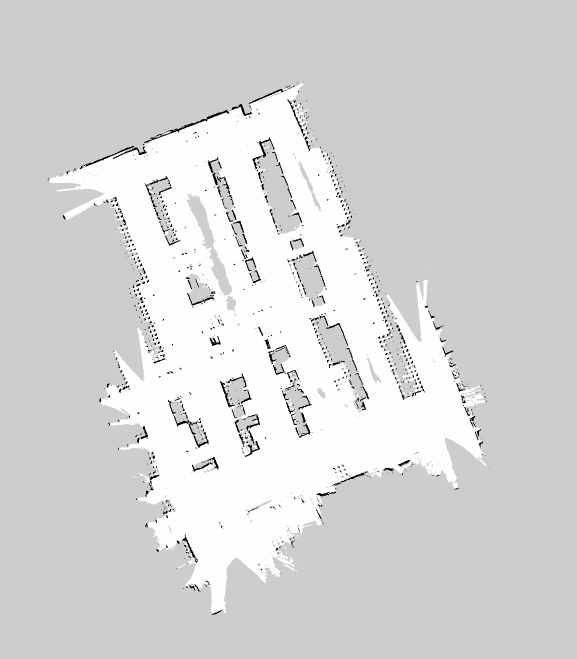
#> input picture map/my_map.pgm, 1153 x 1317 px, found by its file name (shown at 1/2 size)
$ python pgm_to_gazebo_stl.py
#> lines starting #> are read from the running program, lines starting #| are printed output that depends on the picture; after the words box and inside, x2 and y2 are one past the last pixel; in counts of white or black regions, pixels touching at a corner belong together
#!/usr/bin/env python3
"""
PGM 맵 → Gazebo용 경량 STL 변환

벽 픽셀을 그룹화하여 박스 메시로 변환합니다.
- 수평으로 연속된 벽 픽셀을 하나의 박스로 병합 (폴리곤 수 대폭 감소)
- 가제보 크래시 방지를 위해 메시를 단순하게 유지
"""

import sys
import numpy as np
from PIL import Image
from stl import mesh as stl_mesh


def pgm_to_wall_boxes(pgm_path, yaml_resolution, yaml_origin, wall_height=1.0, occupied_thresh=50):
    """PGM에서 벽 픽셀을 수평 박스로 병합하여 추출"""
#> called with yaml_resolution = 0.05, wall_height = 1, occupied_thresh = 50
    img = Image.open(pgm_path)
#> img is the input picture: PIL image 1153x1317 L; min 0, max 254, mean 214.9
    arr = np.array(img)

    # 벽 마스크 (어두운 픽셀 = 장애물)
    wall_mask = arr < occupied_thresh
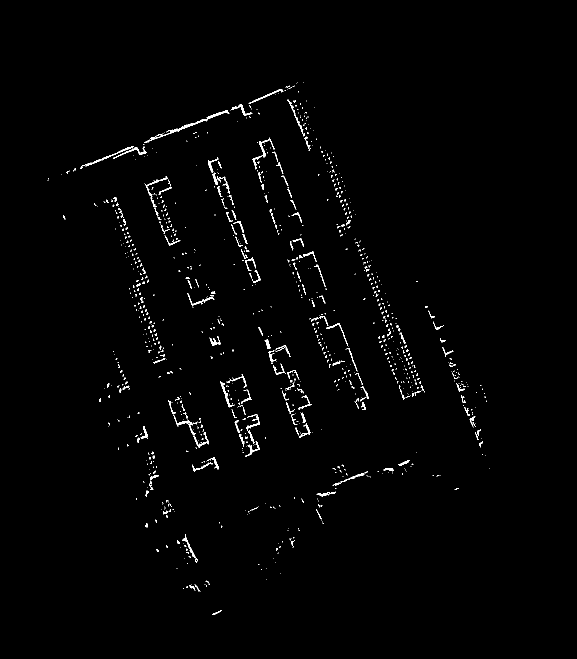
#> wall_mask: shape (1317, 1153) bool (shown at 1/2 size); 1.1% white in thin lines or dots, all inside (x1, y1, x2, y2) = (95, 164, 980, 1230)

    ox, oy = yaml_origin[0], yaml_origin[1]
    boxes = []

    # 행별로 연속된 벽 픽셀을 하나의 박스로 병합
    rows, cols = wall_mask.shape
#> rows = 1317; cols = 1153
    for r in range(rows):
        c = 0
        while c < cols:
            if wall_mask[r, c]:
                start_c = c
                while c < cols and wall_mask[r, c]:
                    c += 1
                end_c = c
                # 픽셀 → 월드 좌표 (PGM은 위에서 아래, y는 뒤집어야 함)
                x_min = ox + start_c * yaml_resolution
                x_max = ox + end_c * yaml_resolution
                y_min = oy + (rows - r - 1) * yaml_resolution
                y_max = oy + (rows - r) * yaml_resolution
                boxes.append((x_min, y_min, x_max, y_max))
            else:
                c += 1

    # 세로로도 병합: 같은 x 범위를 가진 연속 행의 박스를 합침
    boxes.sort(key=lambda b: (b[0], b[2], b[1]))
    merged = []
    i = 0
    while i < len(boxes):
        x_min, y_min, x_max, y_max = boxes[i]
        j = i + 1
        while j < len(boxes):
            bx_min, by_min, bx_max, by_max = boxes[j]
            if bx_min == x_min and bx_max == x_max and abs(by_min - y_max) < yaml_resolution * 1.01:
                y_max = by_max
                j += 1
            else:
                break
        merged.append((x_min, y_min, x_max, y_max))
        i = j

    print(f"  Raw boxes: {len(boxes)}, Merged: {len(merged)}")
#|   Raw boxes: 6209, Merged: 4746
    return merged, wall_height


def boxes_to_stl(boxes, wall_height, output_path):
    """박스 리스트 → STL 메시"""
    # 각 박스는 12개 삼각형 (6면 × 2)
    total_faces = len(boxes) * 12
    combined = np.zeros(total_faces, dtype=stl_mesh.Mesh.dtype)

    for i, (x0, y0, x1, y1) in enumerate(boxes):
        z0, z1 = 0.0, wall_height
        # 8개 꼭짓점
        v = np.array([
            [x0, y0, z0], [x1, y0, z0], [x1, y1, z0], [x0, y1, z0],  # bottom
            [x0, y0, z1], [x1, y0, z1], [x1, y1, z1], [x0, y1, z1],  # top
        ])
        # 12개 삼각형 (6면)
        faces = [
            [0,1,2], [0,2,3],  # bottom
            [4,6,5], [4,7,6],  # top
            [0,4,5], [0,5,1],  # front
            [2,6,7], [2,7,3],  # back
            [0,3,7], [0,7,4],  # left
            [1,5,6], [1,6,2],  # right
        ]
        for j, f in enumerate(faces):
            idx = i * 12 + j
            combined['vectors'][idx] = v[f]

    m = stl_mesh.Mesh(combined)
    m.save(output_path)
    size_mb = os.path.getsize(output_path) / 1024 / 1024
    print(f"  STL saved: {output_path} ({size_mb:.1f} MB, {total_faces} faces)")
    return size_mb


import os

def main():
    pgm_path = sys.argv[1] if len(sys.argv) > 1 else '/home/seongmin/ros2_ws/src/sendbooster_agv_bringup/map/my_map.pgm'
    output_path = sys.argv[2] if len(sys.argv) > 2 else '/home/seongmin/ros2_ws/src/sendbooster_agv_bringup/models/map_walls/meshes/map_walls.stl'

    # 파라미터 (--resolution 으로 오버라이드 가능)
    resolution = float(sys.argv[3]) if len(sys.argv) > 3 else 0.05
    origin = [-19.7, -48.6, 0]
    wall_height = 1.0

    print(f"Converting {pgm_path} → {output_path}")
    print(f"  Resolution: {resolution}m, Origin: {origin[:2]}, Wall height: {wall_height}m")

    boxes, height = pgm_to_wall_boxes(pgm_path, resolution, origin, wall_height)
#> height = 1
    boxes_to_stl(boxes, height, output_path)
    print("Done!")


if __name__ == '__main__':
#> (the run stopped early here; a loop or call above may not have finished)

$ run again, with map/keepout.pgm copied over map/my_map.pgm
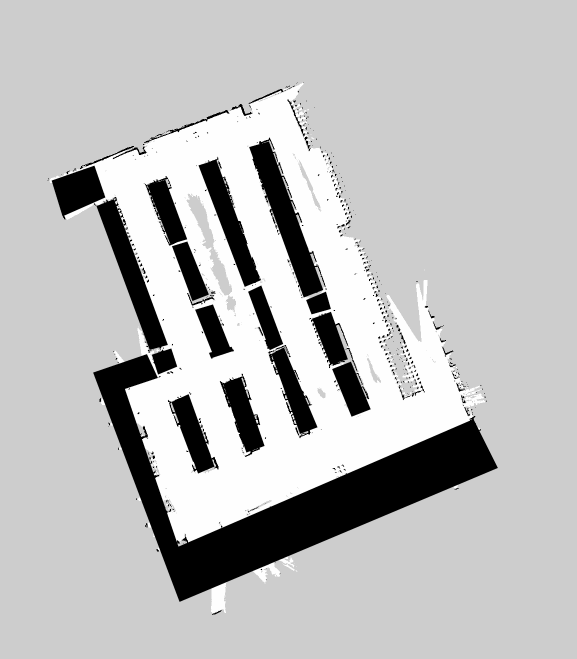
#> input picture map/keepout.pgm, 1153 x 1317 px, found by its file name (shown at 1/2 size)
#> in pgm_to_wall_boxes, img is the input picture: PIL image 1153x1317 L; min 0, max 254, mean 189.4
#> in pgm_to_wall_boxes, `wall_mask = arr < occupied_thresh`:
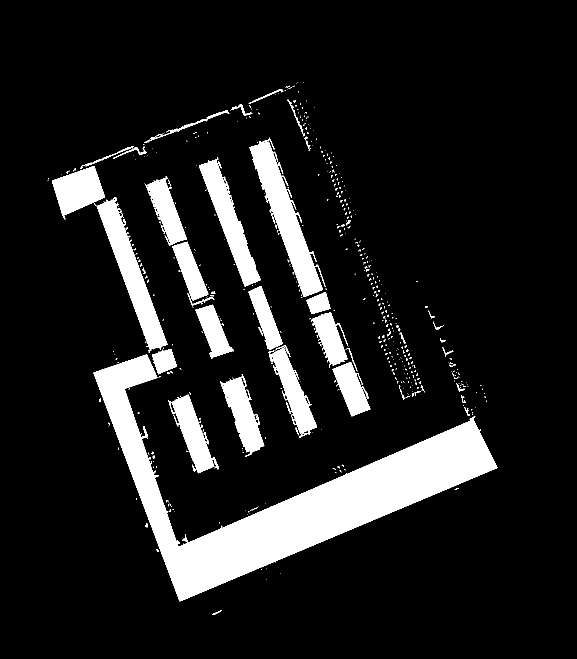
#> wall_mask: shape (1317, 1153) bool (shown at 1/2 size); 12.2% white; 554 white regions (501 under 20 px), largest, box (x1, y1, x2, y2) and area: (187, 709, 995, 1203) 92178, (499, 275, 651, 594) 13734, (193, 394, 335, 699) 11559
#|   Raw boxes: 6427, Merged: 4906

$ run again, with map/map.pgm copied over map/my_map.pgm
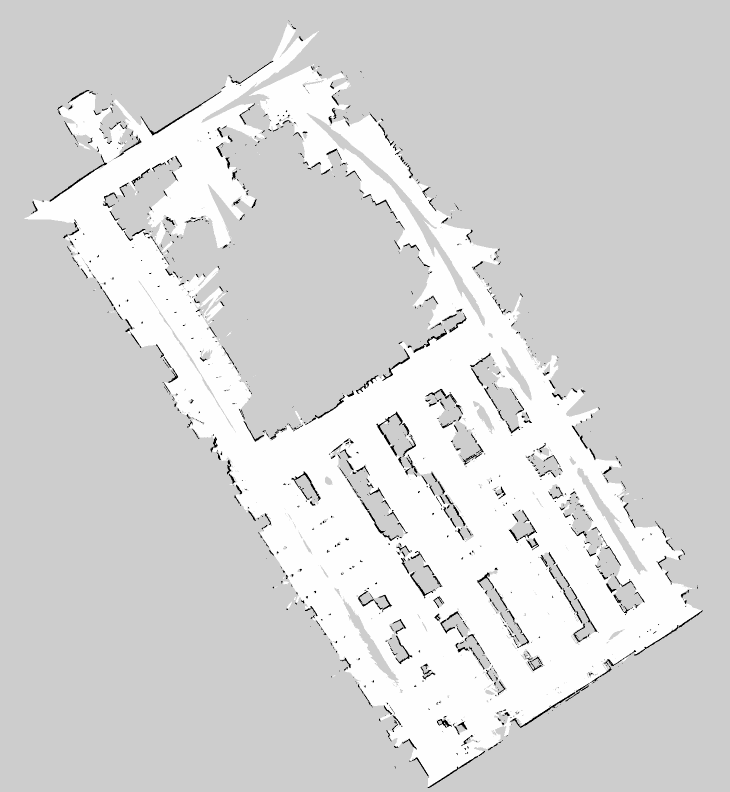
#> input picture map/map.pgm, 1460 x 1584 px, found by its file name (shown at 1/2 size)
#> in pgm_to_wall_boxes, img is the input picture: PIL image 1460x1584 L; min 0, max 254, mean 214.9
#> in pgm_to_wall_boxes, `wall_mask = arr < occupied_thresh`:
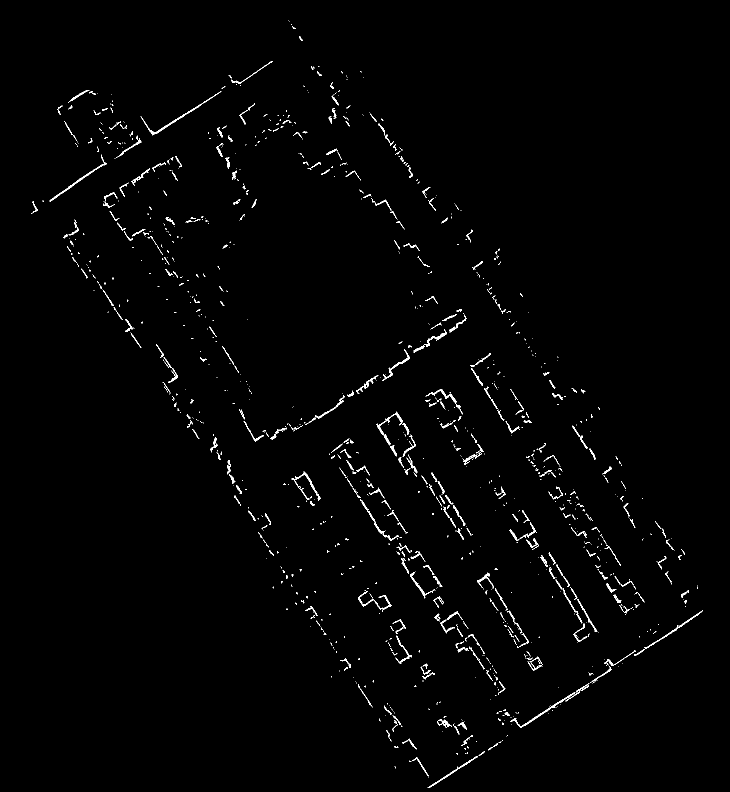
#> wall_mask: shape (1584, 1460) bool (shown at 1/2 size); 1.2% white in thin lines or dots, all inside (x1, y1, x2, y2) = (63, 40, 1406, 1576)
#|   Raw boxes: 10292, Merged: 9028
